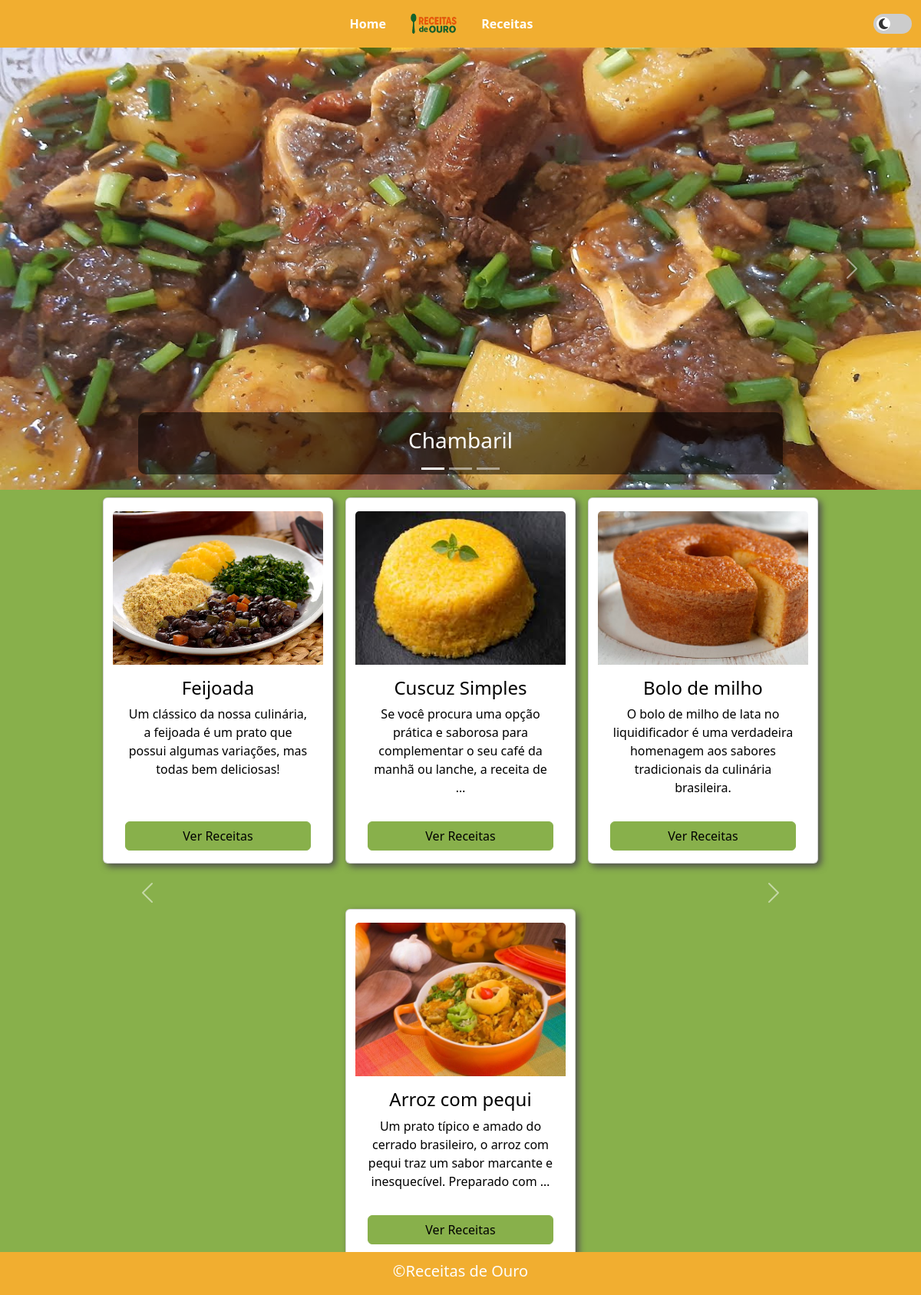
The app's page /, older data.
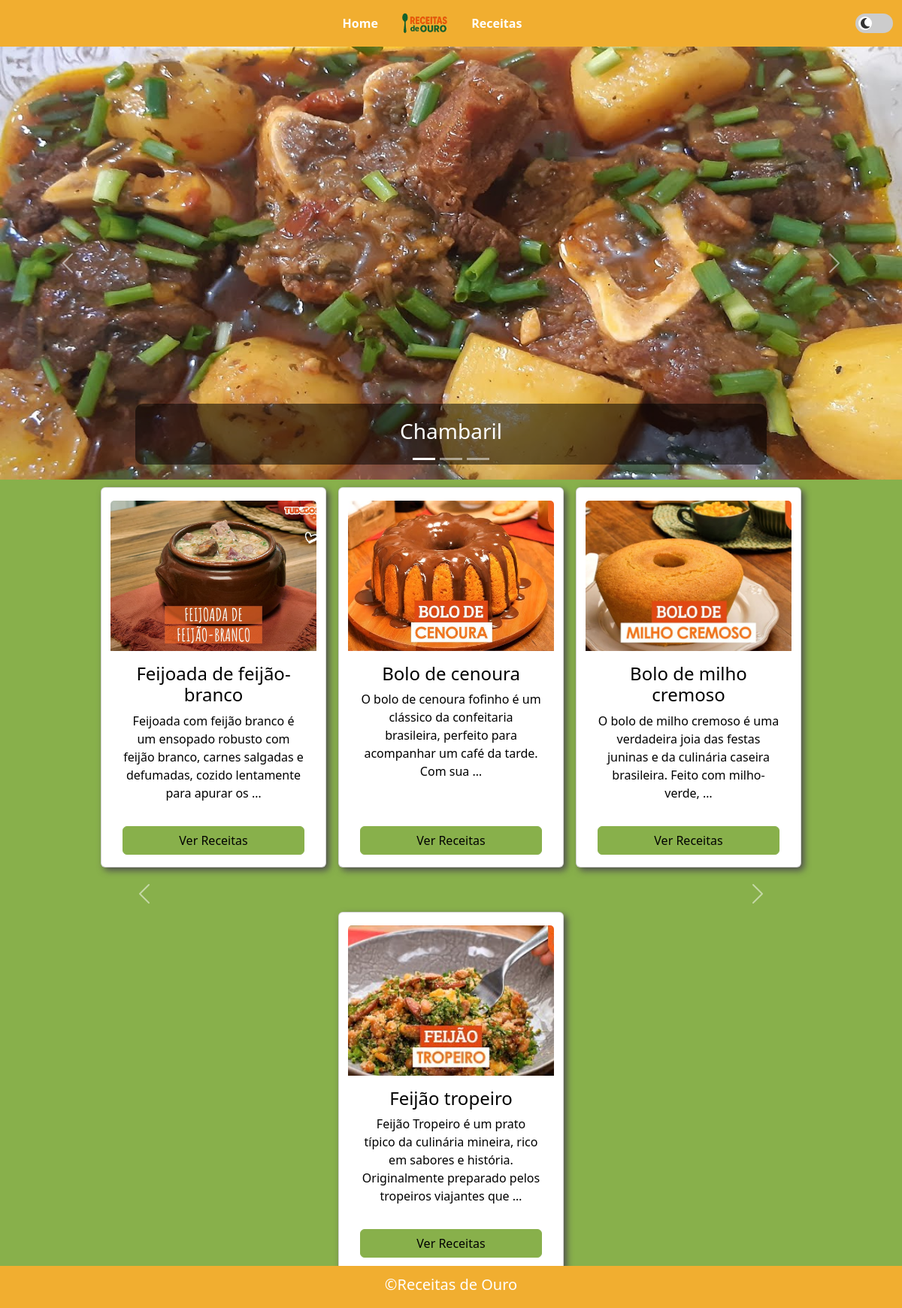
The same page, newer data.
### home/models.py (models this page shows, shortened)
class Receitas(models.Model):
    titulo = models.CharField(max_length=50)
    descricao = models.TextField(max_length=300)
    ingredientes = models.TextField()
    preparo = models.TextField()
    imagem = models.ImageField(upload_to='recetas/', null = True, blank=True)
    video_url = models.URLField(null=True, blank=True, help_text="Insira a URL do videdo de preparo (Youtube, etc.)")

### home/views.py (the view)
# urls.py: 2. Add a URL to urlpatterns:  path('', views.home, name='home')
def home(request):
    receitas = Receitas.objects.all()
    return render(request, 'home/principal.html', {'receitas': receitas})

### templates/home/principal.html (shortened to what this page needs)
{% extends 'base.html' %}
{% load static %}
{% block content %}
<div id="demo" class="carousel slide" data-bs-ride="carousel">
    <div class="carousel-indicators">
        <button type="button" data-bs-target="#demo" data-bs-slide-to="0" class="active"></button>
        <button type="button" data-bs-target="#demo" data-bs-slide-to="1"></button>
        <button type="button" data-bs-target="#demo" data-bs-slide-to="2"></button>
    </div>
    <div class="carousel-inner">
        <div class="carousel-item active">
            <img src="{% static 'img/chambaril.jpg' %}" alt="Feijoada" class="d-block w-100 car-img">
            <div class="carousel-caption">
                <h3>Chambaril</h3>
            </div>
        </div>
    </div>
    <button class="carousel-control-prev" type="button" data-bs-target="#demo" data-bs-slide="prev">
        <span class="carousel-control-prev-icon"></span>
    </button>
    <button class="carousel-control-next" type="button" data-bs-target="#demo" data-bs-slide="next">
        <span class="carousel-control-next-icon"></span>
    </button>
</div>
<div id="carousel-receitas" class="carousel slide">
    <div class="carousel-inner">
      {% for receita in receitas %}
        {% if forloop.first or forloop.counter0|divisibleby:4 %}
        <div class="carousel-item {% if forloop.first %}active{% endif %}">
          <div class="row justify-content-center">
        {% endif %}
            <div class="card col-md-3 mx-2" style="width: 300px;">
              <img class="card-img-top" src="{{ receita.imagem.url }}" alt="{{ receita.titulo }}"
                style="height: 200px; object-fit: cover;">
              <div class="card-body">
                <h4 class="card-title">{{ receita.titulo }}</h4>
                <p class="card-text">{{ receita.descricao|truncatewords:20 }}</p>
                <a href="/receita/{{receita.id}}" class="btn btn-success">Ver Receitas</a>
              </div>
            </div>
        {% if forloop.counter|divisibleby:4 or forloop.last %}
          </div>
        </div>
        {% endif %}
      {% endfor %}
    </div>
    <button class="carousel-control-prev" type="button" data-bs-target="#carousel-receitas" data-bs-slide="prev">
      <span class="carousel-control-prev-icon"></span>
    </button>
    <button class="carousel-control-next" type="button" data-bs-target="#carousel-receitas" data-bs-slide="next">
      <span class="carousel-control-next-icon"></span>
    </button>
  </div>
{% endblock %}

Row changes from the older to the newer data that the page shows:
removed Receitas: imagem (picture), titulo "Feijoada", descricao "Um clássico da nossa culinária, a feijoada é um prato que possui algumas variações, mas todas bem deliciosas!"
removed Receitas: imagem (picture), titulo "Cuscuz Simples", descricao "Se você procura uma opção prática e saborosa para complementar o seu café da manhã ou lanche, a receita de …"
removed Receitas: imagem (picture), titulo "Bolo de milho", descricao "O bolo de milho de lata no liquidificador é uma verdadeira homenagem aos sabores tradicionais da culinária brasileira."
removed Receitas: imagem (picture), titulo "Arroz com pequi", descricao "Um prato típico e amado do cerrado brasileiro, o arroz com pequi traz um sabor marcante e inesquecível. Preparado com …"
added Receitas: imagem (picture), titulo "Feijoada de feijão-branco", descricao "Feijoada com feijão branco é um ensopado robusto com feijão branco, carnes salgadas e defumadas, cozido lentamente para apurar os …"
added Receitas: imagem (picture), titulo "Bolo de cenoura", descricao "O bolo de cenoura fofinho é um clássico da confeitaria brasileira, perfeito para acompanhar um café da tarde. Com sua …"
added Receitas: imagem (picture), titulo "Bolo de milho cremoso", descricao "O bolo de milho cremoso é uma verdadeira joia das festas juninas e da culinária caseira brasileira. Feito com milho-verde, …"
added Receitas: imagem (picture), titulo "Feijão tropeiro", descricao "Feijão Tropeiro é um prato típico da culinária mineira, rico em sabores e história. Originalmente preparado pelos tropeiros viajantes que …"
